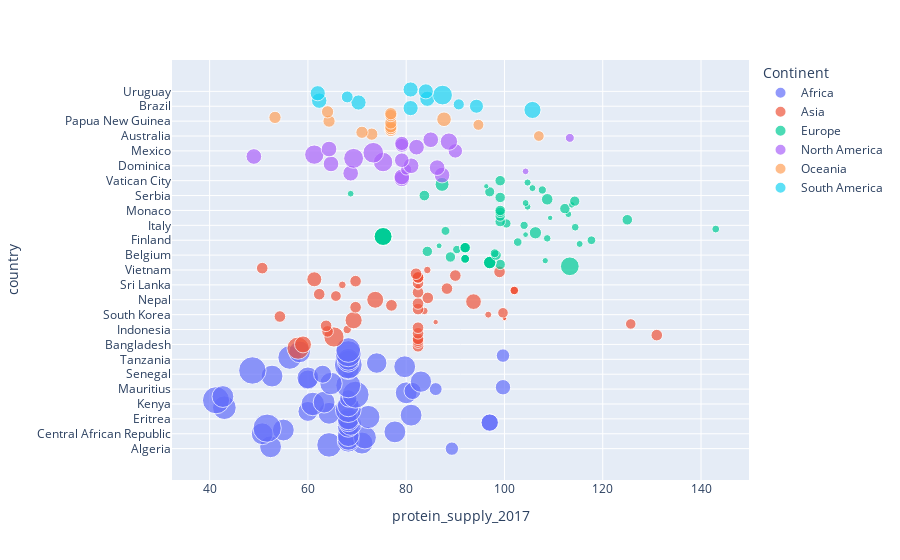

The cell this chart's notebook holds for it:
### Code cell
fig = px.scatter(data, x="protein_supply_2017", y="country", color="Continent",
                 size='food_insecurity_2017', hover_data=['protein_supply_2017'])
fig.show()

### Figure 1 — Plotly figure (JSON) as saved in the notebook; plotly's stock layout.template omitted (floating-point values rounded to 4 significant figures)
{"data": [{"hovertemplate": "Continent=Africa<br>protein_supply_2017=%{x}<br>country=%{y}<br>food_insecurity_2017=%{marker.size}<extra></extra>", "legendgroup": "Africa", "marker": {"color": "#636efa", "size": [19.7, 52.49, 66.3, 53.4, 52.49, 52.49, 58, 52.49, 52.49, 52.49, 52.49, 87.9, 52.49, 52.49, 33.1, 33.1, 52.49, 52.49, 59.4, 52.49, 52.7, 43.8, 74.1, 61.7, 52.49, 60.9, 52.49, 81, 33.2, 52.49, 80.3, 52.49, 32.3, 18.5, 26.1, 68.4, 55.3, 50, 42.8, 52.49, 52.49, 35.8, 14.3, 83, 52.49, 52.49, 85.1, 46.4, 52.49, 52.49, 61.8, 20, 74.8, 52, 67], "sizemode": "area", "sizeref": 0.2198, "symbol": "circle"}, "mode": "markers", "name": "Africa", "orientation": "h", "showlegend": true, "type": "scatter", "x": [89.3, 52.4, 64.3, 71, 68.21, 68.21, 71.6, 68.21, 50.7, 77.7, 55, 51.7, 68.21, 68.7, 97, 97, 68.21, 68.21, 72.3, 81, 64.3, 60, 68.21, 43, 68.21, 61, 63.3, 41.3, 68.21, 42.7, 69.7, 80, 81.3, 86, 99.7, 68.21, 64.7, 83, 60, 60, 52.7, 63, 68.21, 48.7, 68.21, 79.7, 68.21, 74, 68.21, 68.21, 56.3, 99.7, 68.21, 58.3, 68.21], "xaxis": "x", "y": ["Algeria", "Angola", "Benin", "Botswana", "Burkina", "Burundi", "Cameroon", "Cape Verde", "Central African Republic", "Chad", "Comoros", "Congo", "Congo, Democratic Republic of", "Djibouti", "Egypt", "Egypt", "Equatorial Guinea", "Eritrea", "Ethiopia", "Gabon", "Gambia", "Ghana", "Guinea", "Guinea-Bissau", "Ivory Coast", "Kenya", "Lesotho", "Liberia", "Libya", "Madagascar", "Malawi", "Mali", "Mauritania", "Mauritius", "Morocco", "Mozambique", "Namibia", "Niger", "Nigeria", "Rwanda", "Sao Tome and Principe", "Senegal", "Seychelles", "Sierra Leone", "Somalia", "South Africa", "South Sudan", "Sudan", "Swaziland", "Tanzania", "Togo", "Tunisia", "Uganda", "Zambia", "Zimbabwe"], "yaxis": "y"}, {"hovertemplate": "Continent=Asia<br>protein_supply_2017=%{x}<br>country=%{y}<br>food_insecurity_2017=%{marker.size}<extra></extra>", "legendgroup": "Asia", "marker": {"color": "#EF553B", "size": [54.3, 14.82, 31.5, 14.82, 14.82, 14.82, 44.9, 14.82, 14.82, 14.82, 7.6, 14.82, 14.82, 12.3, 3.2, 32.4, 2.1, 2.1, 2.1, 2.1, 14.82, 5.4, 12.3, 6.3, 14.82, 14.82, 15.1, 14.82, 27.1, 31.6, 14.82, 12.8, 14.82, 14.82, 7.9, 7.9, 7.9, 14.82, 4.1, 6.5, 14.82, 14.82, 24.8, 14.82, 14.82, 14.82, 14.82, 14.82, 14.82, 14.9, 6.2, 14.82], "sizemode": "area", "sizeref": 0.2198, "symbol": "circle"}, "mode": "markers", "name": "Asia", "orientation": "h", "showlegend": true, "type": "scatter", "x": [58, 82.41, 59, 82.41, 82.41, 82.41, 65.3, 131, 82.41, 64, 68, 82.41, 63.7, 125.7, 86, 69.3, 100, 100, 100, 100, 54.3, 96.7, 99.7, 83.7, 82.41, 69.7, 77, 82.41, 93.7, 73.7, 84.4, 65.7, 62.3, 82.41, 102, 102, 102, 88.3, 82.41, 67, 82.41, 69.7, 61.3, 82.41, 82.41, 82.41, 82.41, 90, 82, 99, 84.3, 50.7], "xaxis": "x", "y": ["Afghanistan", "Bahrain", "Bangladesh", "Bhutan", "Brunei", "Burma (Myanmar)", "Cambodia", "China", "East Timor", "India", "Indonesia", "Iran", "Iraq", "Israel", "Japan", "Jordan", "Kazakhstan", "Kazakhstan", "Kazakhstan", "Kazakhstan", "North Korea", "South Korea", "Kuwait", "Kyrgyzstan", "Laos", "Lebanon", "Malaysia", "Maldives", "Mongolia", "Nepal", "Oman", "Pakistan", "Philippines", "Qatar", "Russia", "Russia", "Russia", "Saudi Arabia", "Singapore", "Sri Lanka", "Syria", "Tajikistan", "Thailand", "Turkey", "Turkey", "Turkey", "Turkey", "Turkmenistan", "United Arab Emirates", "Uzbekistan", "Vietnam", "Yemen"], "yaxis": "y"}, {"hovertemplate": "Continent=Europe<br>protein_supply_2017=%{x}<br>country=%{y}<br>food_insecurity_2017=%{marker.size}<extra></extra>", "legendgroup": "Europe", "marker": {"color": "#00cc96", "size": [38.6, 12.04, 17.1, 17.1, 17.1, 17.1, 4.4, 8.6, 8.6, 8.6, 8.6, 12.04, 12.04, 8.7, 12, 7.8, 12.04, 12.04, 12.04, 12.04, 3.9, 5.4, 8.2, 8.3, 6.3, 35.5, 35.5, 35.5, 35.5, 3.6, 16.6, 8.8, 6.8, 6.6, 7.5, 9.4, 12.04, 12.3, 3.3, 12.04, 5.1, 12.04, 12.04, 12, 5.1, 4.8, 5.3, 11.6, 14.7, 12.04, 12.5, 5, 11.2, 7.5, 5.4, 3.1, 21.5, 5.6, 12.04], "sizemode": "area", "sizeref": 0.2198, "symbol": "circle"}, "mode": "markers", "name": "Europe", "orientation": "h", "showlegend": true, "type": "scatter", "x": [113.3, 99.13, 97, 97, 97, 97, 108.3, 92, 92, 92, 92, 89, 98.3, 98, 84.3, 90.3, 92, 92, 92, 92, 86.7, 115.3, 102.7, 117.7, 108.7, 75.3, 75.3, 75.3, 75.3, 104.3, 106.3, 88, 143, 114.4, 104, 100.4, 99.13, 125, 109.3, 99.13, 113, 99.13, 99.13, 112.3, 104.7, 113.7, 104.3, 114.3, 108.7, 99.13, 83.7, 68.7, 97, 107.7, 105.7, 96.3, 87.3, 104.7, 99.13], "xaxis": "x", "y": ["Albania", "Andorra", "Armenia", "Armenia", "Armenia", "Armenia", "Austria", "Azerbaijan", "Azerbaijan", "Azerbaijan", "Azerbaijan", "Belarus", "Belgium", "Bosnia and Herzegovina", "Bulgaria", "Croatia", "Cyprus", "Cyprus", "Cyprus", "Cyprus", "Czech Republic", "Denmark", "Estonia", "Finland", "France", "Georgia", "Georgia", "Georgia", "Georgia", "Germany", "Greece", "Hungary", "Iceland", "Ireland", "Italy", "Latvia", "Liechtenstein", "Lithuania", "Luxembourg", "Macedonia", "Malta", "Moldova", "Monaco", "Montenegro", "Netherlands", "Norway", "Poland", "Portugal", "Romania", "San Marino", "Serbia", "Slovakia", "Slovenia", "Spain", "Sweden", "Switzerland", "Ukraine", "United Kingdom", "Vatican City"], "yaxis": "y"}, {"hovertemplate": "Continent=North America<br>protein_supply_2017=%{x}<br>country=%{y}<br>food_insecurity_2017=%{marker.size}<extra></extra>", "legendgroup": "North America", "marker": {"color": "#ab63fa", "size": [26.99, 26.99, 26.99, 26.99, 5, 13.7, 26.99, 26.99, 26.99, 41.6, 23.6, 43.5, 26.99, 41.1, 46.9, 23, 26.99, 26.99, 21.1, 22.2, 33.3, 26.99, 8.9], "sizemode": "area", "sizeref": 0.2198, "symbol": "circle"}, "mode": "markers", "name": "North America", "orientation": "h", "showlegend": true, "type": "scatter", "x": [79.11, 79.11, 87.3, 68.7, 104.3, 80, 86.3, 81, 64.7, 75.3, 79.11, 69.3, 49, 61.3, 73.3, 90, 64.3, 82.1, 79.11, 79.11, 88.7, 85, 113.3], "xaxis": "x", "y": ["Antigua and Barbuda", "Bahamas", "Barbados", "Belize", "Canada", "Costa Rica", "Cuba", "Dominica", "Dominican Republic", "El Salvador", "Grenada", "Guatemala", "Haiti", "Honduras", "Jamaica", "Mexico", "Nicaragua", "Panama", "Saint Kitts and Nevis", "Saint Lucia", "Saint Vincent and the Grenadines", "Trinidad and Tobago", "United States"], "yaxis": "y"}, {"hovertemplate": "Continent=Oceania<br>protein_supply_2017=%{x}<br>country=%{y}<br>food_insecurity_2017=%{marker.size}<extra></extra>", "legendgroup": "Oceania", "marker": {"color": "#FFA15A", "size": [12.7, 16.53, 16.53, 16.53, 16.53, 16.53, 16.53, 13.3, 16.53, 16.53, 23.6, 16.53, 16.53, 16.53, 16.53], "sizemode": "area", "sizeref": 0.2198, "symbol": "circle"}, "mode": "markers", "name": "Oceania", "orientation": "h", "showlegend": true, "type": "scatter", "x": [107, 73, 71, 76.88, 76.88, 76.88, 76.88, 94.7, 76.88, 64.3, 87.7, 53.3, 76.88, 76.88, 64], "xaxis": "x", "y": ["Australia", "Fiji", "Kiribati", "Marshall Islands", "Micronesia", "Micronesia", "Nauru", "New Zealand", "Palau", "Papua New Guinea", "Samoa", "Solomon Islands", "Tonga", "Tuvalu", "Vanuatu"], "yaxis": "y"}, {"hovertemplate": "Continent=South America<br>protein_supply_2017=%{x}<br>country=%{y}<br>food_insecurity_2017=%{marker.size}<extra></extra>", "legendgroup": "South America", "marker": {"color": "#19d3f3", "size": [32.3, 25.37, 21.8, 13.7, 25.37, 26.2, 25.37, 15.6, 42.9, 25.37, 25.1, 25.37], "sizemode": "area", "sizeref": 0.2198, "symbol": "circle"}, "mode": "markers", "name": "South America", "orientation": "h", "showlegend": true, "type": "scatter", "x": [105.7, 80.9, 94.3, 90.7, 70.3, 62.3, 84.3, 68, 87.4, 62, 84, 80.9], "xaxis": "x", "y": ["Argentina", "Bolivia", "Brazil", "Chile", "Colombia", "Ecuador", "Guyana", "Paraguay", "Peru", "Suriname", "Uruguay", "Venezuela"], "yaxis": "y"}], "layout": {"legend": {"itemsizing": "constant", "title": {"text": "Continent"}, "tracegroupgap": 0}, "margin": {"t": 60}, "xaxis": {"anchor": "y", "domain": [0, 1], "title": {"text": "protein_supply_2017"}}, "yaxis": {"anchor": "x", "domain": [0, 1], "title": {"text": "country"}}}}
